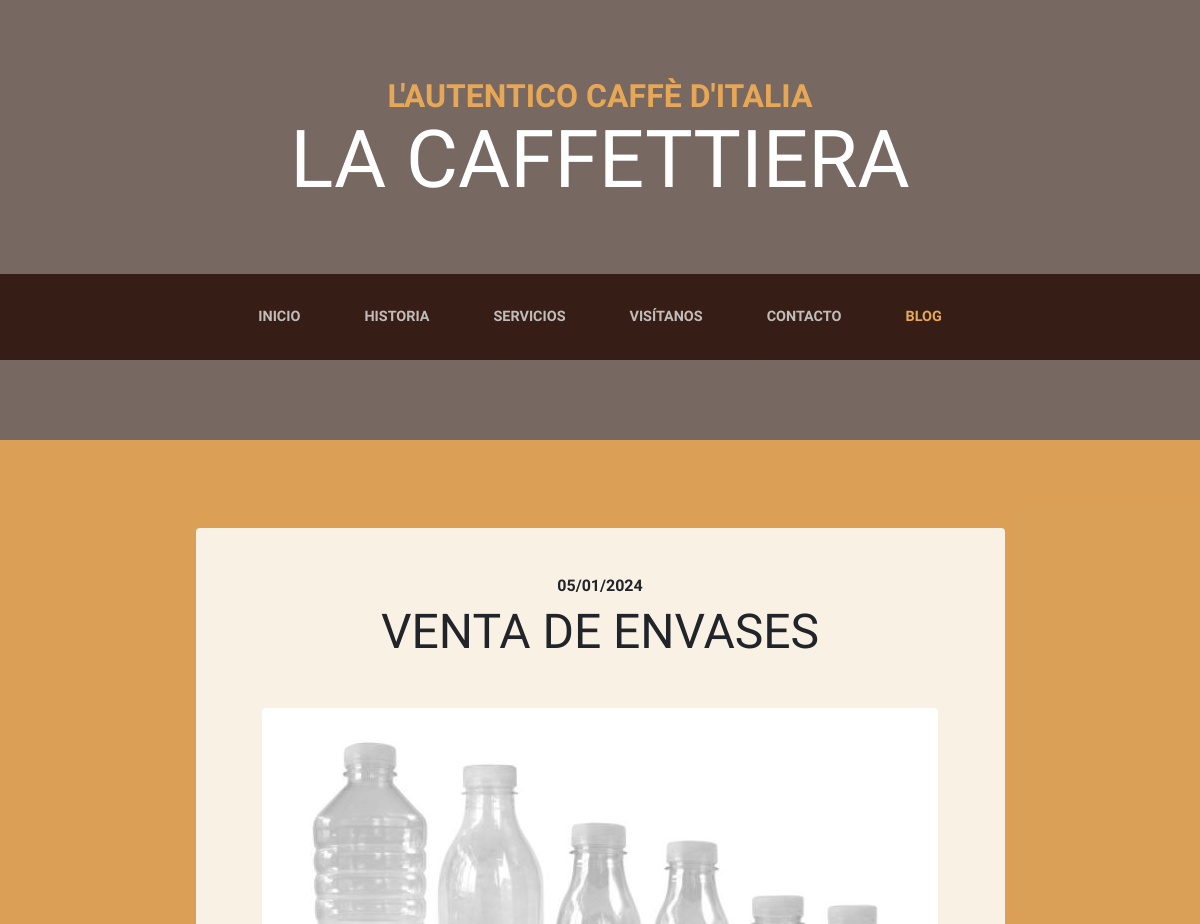
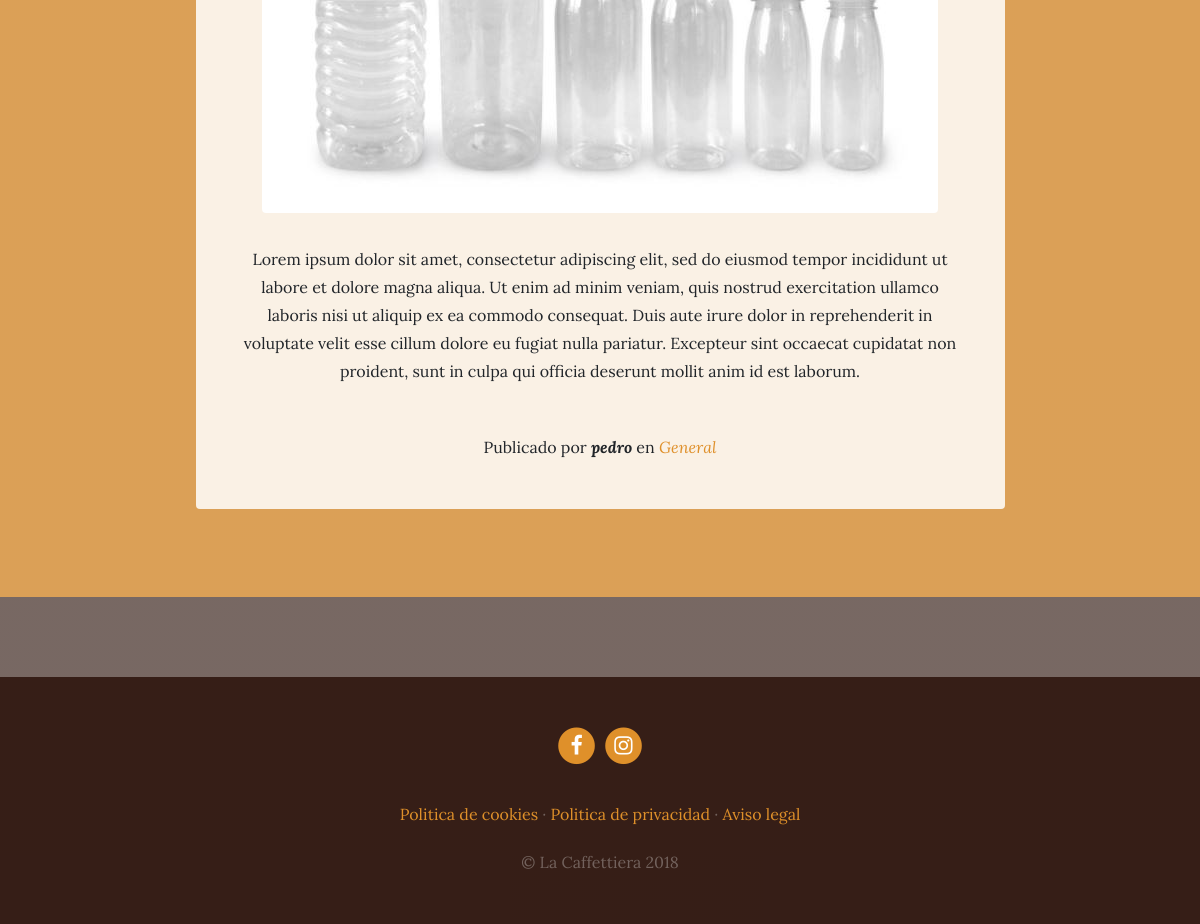
Screenshot of /blog/category/1/ with the database file from the repository (2 pictures, top to bottom).
### blog/models.py (models this page shows, shortened)
class Post(models.Model):
    title = models.CharField(max_length=200)
    content = models.TextField()
    published = models.DateTimeField(default=now)
    image =  models.ImageField(upload_to='blog', null=True, blank=True)
    author = models.ForeignKey(User, on_delete=models.CASCADE)
    categories = models.ManyToManyField(Category, related_name="get_posts")
    created = models.DateTimeField(auto_now_add="True", verbose_name="Fecha de creacion")
    updated = models.DateTimeField(auto_now="True", verbose_name="Fecha de edicion")
    class Meta:
        verbose_name = "entrada"
        verbose_name_plural = "entradas"
        ordering = ["-created"]

class Category(models.Model):
    name = models.CharField(max_length=200, verbose_name = "Nombre")
    created = models.DateTimeField(auto_now_add=True, verbose_name="Fecha de creacion")
    updated = models.DateTimeField(auto_now=True, verbose_name="Fecha de edicion")
    class Meta:
        verbose_name = "categoria"
        verbose_name_plural = "categorias"
        ordering = ["-created"]

### pages/models.py (models this page shows, shortened)
class Page(models.Model):
    title = models.CharField(verbose_name="Titulo", max_length=200)
    content = RichTextField(verbose_name="Contenido")
    order = models.SmallIntegerField(verbose_name="Orden", default=0)
    created = models.DateTimeField(auto_now_add=True, verbose_name="Fecha de creacion")
    updated = models.DateTimeField(auto_now=True, verbose_name="Fecha de edicion")
    class Meta:
        verbose_name = "pagina"
        verbose_name_plural = "paginas"
        ordering = ["order","title"]

### blog/views.py (the view)
# urls.py: path('blog/category/<int:category_id>/', views.category, name="category"),
def category(request, category_id):
    category = get_object_or_404(Category, id=category_id)
    return render(request,"blog/category.html",{'category':category})

### pages/templatetags/pages_extras.py (called while the page is built)
@register.simple_tag
def get_page_list():
    pages = Page.objects.all()
    return pages

### social/processors.py (called while the page is built)
def prueba_dict(request):
    ctx = {}
    links = Link.objects.all()
    for link in links:
        ctx[link.key] = link.url
    return ctx

### blog/templates/blog/category.html (shortened to what this page needs)
{% extends 'core/base.html' %}
{% load static %}
{% block content %}
  {% for blog in category.get_posts.all %}
    <section class="page-section cta">
      <div class="container">
        <div class="row">
          <div class="col-xl-9 mx-auto">
            <div class="cta-innerv text-center rounded">
              <h2 class="section-heading mb-5">
                <span class="section-heading-upper">{{blog.published|date:"SHORT_DATE_FORMAT" }}</span>
                <span class="section-heading-lower">{{blog.title}}</span>
              </h2>
              <p class="mb-0">
                <img class="mx-auto d-flex rounded img-fluid mb-3 mb-lg-0" src="{{blog.image.url}}" alt="">
              </p>
              <p class="mb-0 mbt">
                {{blog.content|linebreaks}}
              </p>
              <p class="mb-0 mbt">
                <span class="section-heading-under">Publicado por <em><b>{{blog.author}}</b></em> en
                {% for category in blog.categories.all %}
                    <em>
                        <a href="{% url 'category' category.id %}" class="link">{{category.name}}</a>
                    </em>
                </span>
                {% endfor %}
              </p>
            </div>
          </div>
        </div>
      </div>
    </section>
  {% endfor %}
{% endblock %}

### core/templates/core/base.html (shortened to what this page needs)
<!DOCTYPE html>
<html lang="es">
  <head>
    {% load static %}
    <link href="{% static 'core/vendor/bootstrap/css/bootstrap.min.css' %}" rel="stylesheet">
    <link href="{% static 'core/vendor/font-awesome/css/font-awesome.min.css' %}" rel="stylesheet" type="text/css">
    <link href="{% static 'core/css/business-casual.css' %}" rel="stylesheet">
  </head>
  <body>
    <h1 class="site-heading text-center text-white d-none d-lg-block">
      <span class="site-heading-upper text-primary mb-3">L'autentico caffè d'italia</span>
      <span class="site-heading-lower">La Caffettiera</span>
    </h1>
    <nav class="navbar navbar-expand-lg navbar-dark py-lg-4" id="mainNav">
      <div class="container">
        <div class="collapse navbar-collapse" id="navbarResponsive">
          <ul class="navbar-nav mx-auto">
            <li class="nav-item px-lg-4 {% if request.path == '/' %}active{% endif %}">
              <a class="nav-link text-uppercase text-expanded" href="{% url 'home' %}">Inicio</a>
            </li>
            <li class="nav-item px-lg-4 {% if request.path == '/about/' %}active{% endif %}">
              <a class="nav-link text-uppercase text-expanded" href="{% url 'about' %}">Historia</a>
            </li>
            <li class="nav-item px-lg-4 {% if request.path == '/services/' %}active{% endif %}">
              <a class="nav-link text-uppercase text-expanded" href="{% url 'services' %}">Servicios</a>
            </li>
            <li class="nav-item px-lg-4 {% if request.path == '/store/' %}active{% endif %}">
              <a class="nav-link text-uppercase text-expanded" href="{% url 'store' %}">Visítanos</a>
            </li>
            <li class="nav-item px-lg-4 {% if request.path == '/contact/' %}active{% endif %}">
              <a class="nav-link text-uppercase text-expanded" href="{% url 'contact' %}">Contacto</a>
            </li>
            <li class="nav-item px-lg-4 {% if request.path|slice:':6' == '/blog/' %}active{% endif %}">
              <a class="nav-link text-uppercase text-expanded" href="{% url 'blog' %}">Blog</a>
            </li>
          </ul>
        </div>
      </div>
    </nav>
    {% block content %} {% endblock %}
    <footer class="footer text-faded text-center py-5">
      <div class="container">
        <p class="m-0">
        {% if LINK_FACEBOOK %}
	          <a href="{{LINK_FACEBOOK}}" class="link">
              <span class="fa-stack fa-lg">
                <i class="fa fa-circle fa-stack-2x"></i>
                <i class="fa fa-facebook fa-stack-1x fa-inverse"></i>
              </span>
	          </a>
          {% endif %}
          {% if LINK_INSTAGRAM %}
	          <a href="{{LINK_INSTAGRAM}}" class="link">
              <span class="fa-stack fa-lg">
                <i class="fa fa-circle fa-stack-2x"></i>
                <i class="fa fa-instagram fa-stack-1x fa-inverse"></i>
              </span>
	          </a>
          {% endif %}
	    </p>
        <p class="m-0 mbt">
          {% load pages_extras %}
          {% get_page_list as page_list %}
          {% for page in page_list %}
            <a href="{% url 'page' page.id %}"class="link">{{page.title}} </a>{% if not forloop.last %}·{% endif %}
          {% endfor %}
		    </p>
        <p class="m-0 mbt1">&copy; La Caffettiera 2018</p>
      </div>
	</footer>
  </body>
</html>

### core/static/core/css/business-casual.css (style rules this page uses)
body { font-family: 'Lora'; background: linear-gradient(rgba(47, 23, 15, 0.65), rgba(47, 23, 15, 0.65)), url("../img/bg.jpg"); background-attachment: fixed; background-position: center; background-size: cover; }
h1, h2, h3, h4, h5, h6 { font-family: 'Raleway'; }
p { line-height: 1.75; }
.text-faded { color: rgba(255, 255, 255, 0.3); }
.site-heading { margin-top: 5rem; margin-bottom: 5rem; text-transform: uppercase; line-height: 1; font-family: 'Raleway'; }
.site-heading .site-heading-upper { display: block; font-size: 2rem; font-weight: 800; }
.site-heading .site-heading-lower { font-size: 5rem; font-weight: 100; line-height: 4rem; }
.page-section { margin-top: 5rem; margin-bottom: 5rem; }
.section-heading { text-transform: uppercase; }
.section-heading .section-heading-upper { display: block; font-size: 1rem; font-weight: 800; padding-bottom:.5rem; }
.section-heading .section-heading-lower { display: block; font-size: 3rem; font-weight: 100; }
#mainNav { background-color: rgba(47, 23, 15, 0.9); font-family: 'Raleway'; }
#mainNav .navbar-nav .nav-item .nav-link { color: rgba(255, 255, 255, 0.7); font-weight: 800; }
#mainNav .navbar-nav .nav-item.active .nav-link { color: #e6a756; }
@media (min-width: 992px) { #mainNav .navbar-nav .nav-item .nav-link { font-size: 0.9rem; } }
.cta { padding-top: 5rem; padding-bottom: 5rem; background-color: rgba(230, 167, 86, 0.9); }
.cta .cta-innerv { position: relative; padding: 3rem; margin: 0.5rem; background-color: rgba(255, 255, 255, 0.85); }
.footer { background-color: rgba(47, 23, 15, 0.9); }
.text-primary { color: #e6a756 !important; }
.mbt { padding-top: 2rem; }
.mbt1 { padding-top: 1.25rem; }
a.link { color: #df902a; }

### rows the page displays
Post: published "05/01/2024", title "VENTA DE ENVASES", image (picture), content "Lorem ipsum dolor sit amet, consectetur adipiscing elit, sed do eiusmod tempor incididunt ut labore et dolore magna aliqua. Ut enim ad minim veniam, quis nostrud exercitation ullamco laboris nisi ut aliquip ex ea commodo consequat. Duis aute irure dolor in reprehenderit in voluptate velit esse cillum dolore eu fugiat nulla pariatur. Excepteur sint occaecat cupidatat non proident, sunt in culpa qui officia deserunt mollit anim id est laborum.", author "pedro"
Category: name "General"
Page: title "Politica de cookies"
Page: title "Politica de privacidad"
Page: title "Aviso legal"
